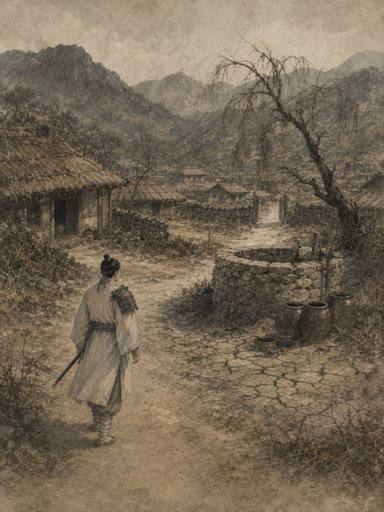
#> input picture Artifacts/GraphicsRemediation/MotionWebtoonPopup/node.act1.chapter01.episode01.village_arrival/revision-03/deterministic-ambient-derived-v2/Q0-384x512.png, 384 x 512 px, found by its file name
$ python build_overlay.py
#> lines starting #> are read from the running program, lines starting #| are printed output that depends on the picture
from pathlib import Path
import hashlib,json,math
import numpy as np
from PIL import Image,ImageOps

ROOT=Path(__file__).resolve().parent
BASE=ROOT.parents[1]/'revision-01/candidate-B-frames-v3/Q0-384x512.png'
AUTH=Path('/private/tmp/projectbs-current-byeori-popup-ambient-overlay-v1-contract.txt')
SEED=0x56494C4C41474531
CENTERS=[(.24,.25),(.52,.51),(.76,.72)]; SIGMAS=[(.23,.18),(.25,.20),(.22,.17)]; PHI=[0,.31,.63]; AMP=[(3.2,1.4),(2.4,1.8),(3.8,1.2)]; BREATH=[.16,.12,.18]
PALETTE=np.array([[180,185,183],[128,145,157],[158,162,158]],float)/255.
def sha(p):return hashlib.sha256(Path(p).read_bytes()).hexdigest()
def dluma(x):x=x.astype(float)/255.;return .2126*x[...,0]+.7152*x[...,1]+.0722*x[...,2]
def ssim(x,y):
 x=x.astype(float)/255.;y=y.astype(float)/255.;v=[]
 for k in range(3):
  a=x[...,k];b=y[...,k];ma=a.mean();mb=b.mean();va=a.var();vb=b.var();c=((a-ma)*(b-mb)).mean();v.append(((2*ma*mb+.01**2)*(2*c+.03**2))/((ma*ma+mb*mb+.01**2)*(va+vb+.03**2)))
 return float(np.mean(v))
def procedural(scale=1.0):
 h,w=512,384;y,x=np.mgrid[0:h,0:w];frames=[];fields_all=[];centroids=[]
 for qi,p in enumerate([0,.25,.5,.75]):
  fs=[];cs=[]
  for i,((cx,cy),(sx,sy),(ax,ay),phi,d) in enumerate(zip(CENTERS,SIGMAS,AMP,PHI,BREATH)):
   dx=ax*np.sin(2*np.pi*(p+phi));dy=ay*((1-np.cos(2*np.pi*(p+phi)))-1)
   xx=(x-(cx*(w-1)+dx))/(sx*w);yy=(y-(cy*(h-1)+dy))/(sy*h)
   g=np.exp(-.5*(xx*xx+yy*yy))
   # Fixed, band-limited irregularity; phase motion is translation/breath only.
   irr=.82+.10*np.sin(2*np.pi*(x/w*1.15+y/h*.43+i*.27))+.08*np.cos(2*np.pi*(x/w*.37-y/h*.81+i*.19))
   raw=g*irr;mask=raw>.115
   density=(1+d*np.sin(2*np.pi*(p+phi+.17)))
   a=np.where(mask,np.clip((raw-.115)/(.885)*.105*scale*density,0,.16),0)
   fs.append(a)
   mass=a.sum();cs.append([float((a*x).sum()/mass),float((a*y).sum()/mass)])
  fs=np.stack(fs);alpha=1-np.prod(1-fs,axis=0)
  # Alpha-weighted color, then premultiply.
  den=fs.sum(0)+1e-12;color=(fs[...,None]*PALETTE[:,None,None,:]).sum(0)/den[...,None];color=np.where((den>0)[...,None],color,0)
  rgb=color*alpha[...,None];rgba=np.concatenate([np.floor(rgb*255+.5).astype(np.uint8),np.floor(alpha[...,None]*255+.5).astype(np.uint8)],2)
  frames.append(rgba);fields_all.append(fs);centroids.append(cs)
 return np.stack(frames),np.stack(fields_all),centroids
def composite(base,over):
 a=over[...,3:4].astype(float)/255.;prem=over[...,:3].astype(float)/255.;out=prem+base.astype(float)/255.*(1-a);return np.clip(np.floor(out*255+.5),0,255).astype(np.uint8)
def evaluate(base,ovs,fs,cents):
 comps=np.stack([composite(base,o) for o in ovs]);alpha=ovs[...,3].astype(float)/255.;per=[];trans=[]
 for q in range(4):per.append(dict(nonzero=float((alpha[q]>0).mean()),over4=float((alpha[q]>=.04).mean()),mean=float(alpha[q].mean()),p95=float(np.quantile(alpha[q],.95)),max=float(alpha[q].max())))
 for ti,(a,b) in enumerate([(0,1),(1,2),(2,3),(3,0)]):
  d=np.abs(comps[b].astype(float)-comps[a].astype(float))/255.;dl=np.abs(dluma(comps[b])-dluma(comps[a]));changed=(d.max(2)>2/255);changed6=(d.max(2)>6/255);con=[]
  for i in range(3):con.append(int(((np.maximum(fs[a,i],fs[b,i])>.012)&changed).sum()))
  sh=[x/max(1,sum(con)) for x in con];travel=[]
  for i in range(3):travel.append(float(math.dist(cents[a][i],cents[b][i])))
  trans.append(dict(pair=f'Q{a}->Q{b}',changedOver2=float(changed.mean()),changedOver6=float(changed6.mean()),meanLuma=float(dl.mean()),p95=float(np.quantile(dl,.95)),max=float(dl.max()),ssim=ssim(comps[a],comps[b]),fieldShares=sh,centroidTravel=travel))
 seam=trans[3]['meanLuma']/np.median([x['meanLuma'] for x in trans[:3]])
 ok=all(.28<=x['nonzero']<=.52 and .14<=x['over4']<=.32 and .018<=x['mean']<=.045 and .06<=x['p95']<=.12 and x['max']<=.16 for x in per) and all(.16<=x['changedOver2']<=.42 and .03<=x['changedOver6']<=.16 and .0025<=x['meanLuma']<=.008 and x['p95']<=.02 and x['max']<=.04 and x['ssim']>=.990 and max(x['fieldShares'])<=.55 and sum(1.5<=z<=5.5 for z in x['centroidTravel'])>=2 for x in trans) and .75<=seam<=1.25
 return ok,comps,dict(alphaFrames=per,transitions=trans,seamRatio=seam)
def contact(frames,size,gray=False):
 ims=[]
 for f in frames:
  im=Image.fromarray(f).resize((int(size*.75),size),Image.Resampling.LANCZOS);ims.append(ImageOps.grayscale(im).convert('RGB') if gray else im)
 dst=Image.new('RGB',(ims[0].width*4,size),(235,231,218))
 for i,im in enumerate(ims):dst.paste(im,(i*im.width,0))
 return dst
def gif(frames,p,order):
 ims=[Image.fromarray(frames[i]) for i in order];ims[0].save(p,save_all=True,append_images=ims[1:],duration=500,loop=0,optimize=False,disposal=2)
def main():
 ROOT.mkdir(parents=True,exist_ok=True);base=np.array(Image.open(BASE).convert('RGB'));assert sha(BASE)=='fb6d1952399336f0c81fc2f7fdfb8fa7b4428a2bdd1aa8ca9970eb2fd1b22896'
#> in main, base is the input picture: shape (512, 384, 3); mean R, G, B 118.6, 104.8, 86.6
 attempts=[];selected=None
 for idx,scale in enumerate([1.0,1.18],1):
  ovs,fs,cents=procedural(scale);ok,comps,metrics=evaluate(base,ovs,fs,cents);attempts.append(dict(attempt=idx,scale=scale,passGate=ok,metrics=metrics))
  if ok:selected=(idx,scale,ovs,fs,cents,comps,metrics);break
#> this loop made 2 passes
#> ok on passes 1 to 2: False, False
#> pass 1, in composite (call 2), `a = over[..., 3:4].astype(float) / 255.0`:
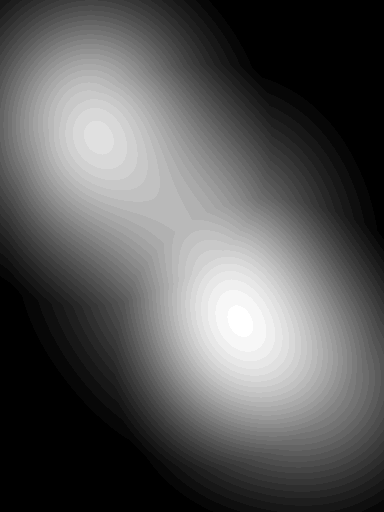
#> a: shape (512, 384, 1) float64; min 0, max 0.129, mean 0.0461; drawn with min black and max white
#> pass 1, in composite (call 2), `prem = over[..., :3].astype(float) / 255.0`:
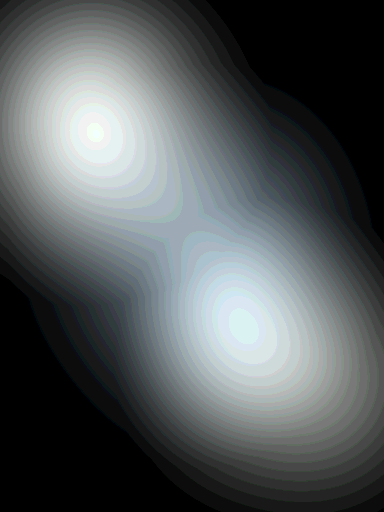
#> prem: shape (512, 384, 3) float64; mean of channels 0, 1, 2 0.0279, 0.0296, 0.03; drawn with min black and max white
#> after the loop, attempts = 2 items
 if selected is None:
  p=ROOT/'STOP-overlay-gates.json';p.write_text(json.dumps(dict(authoritySHA256=sha(AUTH),attempts=attempts,status='STOP'),indent=2)+'\n');print(json.dumps({'status':'STOP','proofSHA':sha(p)}));return
 idx,scale,ovs,fs,cents,comps,metrics=selected;(ROOT/'overlay').mkdir(exist_ok=True);(ROOT/'composite').mkdir(exist_ok=True);(ROOT/'rerun').mkdir(exist_ok=True);rows=[]
 ovs2,_,_=procedural(scale)
 for q in range(4):
  op=ROOT/'overlay'/f'Q{q}-384x512.png';cp=ROOT/'composite'/f'Q{q}-384x512.png';rp=ROOT/'rerun'/f'Q{q}-overlay.png';Image.fromarray(ovs[q],'RGBA').save(op,compress_level=9);Image.fromarray(comps[q]).save(cp,compress_level=9);Image.fromarray(ovs2[q],'RGBA').save(rp,compress_level=9);rows.append(dict(slot=f'Q{q}',overlay=str(op),overlaySHA=sha(op),overlayRerunSHA=sha(rp),composite=str(cp),compositeSHA=sha(cp)))
 for size in [384,200,80,32]:
  for g in [0,1]:contact(comps,size,bool(g)).save(ROOT/f'contact-composite-{size}-{"gray" if g else "color"}.png',compress_level=9)
 # Overlay alpha contact.
 al=np.stack([np.repeat(ovs[q,...,3:4],3,2) for q in range(4)]);contact(al,200,False).save(ROOT/'contact-overlay-alpha-200.png')
 order=[0,0,0,0,0,1,2,3,3,2,1,0,0,0,0,0];gif(comps,ROOT/'review-cycle-4slot-2s.gif',[0,1,2,3]);gif(comps,ROOT/'runtime-preview-16slot-8s.gif',order);gif(comps,ROOT/'three-cycle.gif',[0,1,2,3]*3)
 man=dict(authoritySHA256=sha(AUTH),baseSHA256=sha(BASE),scriptSHA256=sha(__file__),seed=hex(SEED),selectedAttempt=idx,scale=scale,frames=rows,metrics=metrics,deterministicRerunDiff=0,blend='premultiplied source-over',reducedMotion='overlay-off immutable Q0',canonical='HOLD',runtime='HOLD');mp=ROOT/'manifest.json';mp.write_text(json.dumps(man,indent=2)+'\n');print(json.dumps({'status':'PASS','manifestSHA':sha(mp),'attempt':idx,'firstOverlay':rows[0]['overlay'],'firstSHA':rows[0]['overlaySHA']}))
#> (the run stopped early here; a loop or call above may not have finished)
